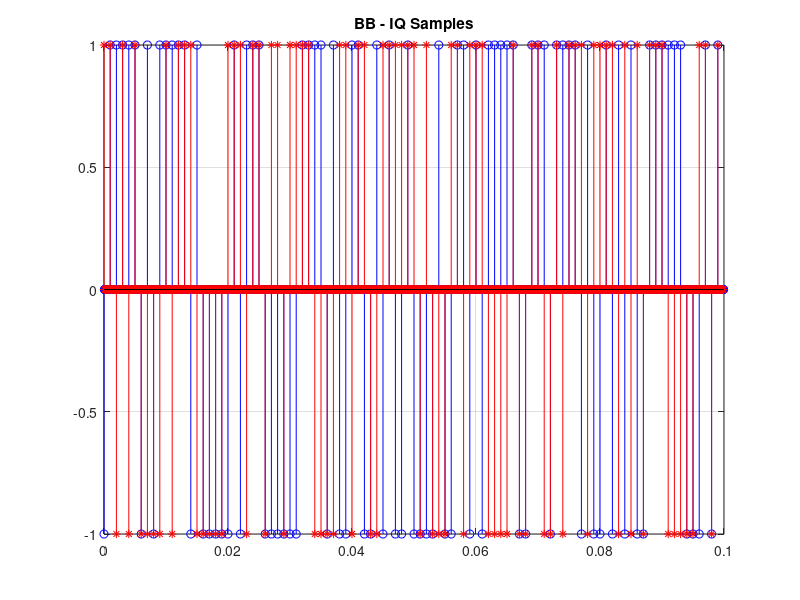

Here is the MATLAB script that generated this plot: (Note: this script raises an error after producing the figure.)
clear
close all
clc

Ts=1e-3;% 1 ms
sps = 16;
T_sample=Ts/sps;          % sps samples in each symbol duration
F_sample=1/T_sample; 

num_symbols = 100;
bits = randi([0, 1],1, num_symbols*2); %Our data to be transmitted, 1's and 0's
bits_I = bits(1:2:end);
bits_Q = bits(2:2:end);

%% BASEBAND PROCESSING
%% In-Phase
x_I = [];
t=(0:sps*num_symbols-1)*T_sample;
for bit=bits_I
    pulse = zeros(1,sps);
    pulse(1) = bit*2-1; %set the first value to either a 1 or -1
    x_I = [x_I, pulse]; %add the 8 samples to the signal
end

figure(1)
stem(t, x_I, 'b-o'); hold on
grid on 

%% Quadrature
x_Q = [];
t=(0:sps*num_symbols-1)*T_sample;
for bit=bits_Q
    pulse = zeros(1,sps);
    pulse(1) = bit*2-1; %set the first value to either a 1 or -1
    x_Q = [x_Q, pulse]; %add the 8 samples to the signal
end

figure(1)
stem(t, x_Q, 'r-*')
title("BB - IQ Samples")
grid on

% Create our root-raised-cosine filter
filtlen = 10;      % Filter length in symbols
beta = 0.25;    % Filter beta factor
h = rcosdesign(beta,filtlen,sps);
num_taps=length(h);
figure(2)
plot(h, '.')
title("RRC Samples")
grid on

%% Pulse Shaping 

% I-channel
x_shaped_I = conv(x_I, h);
% Q-channel
x_shaped_Q = conv(x_Q, h);
t=(0:length(x_shaped_I)-1)*T_sample;

figure(3)
plot(t,x_shaped_I, 'b.-',t,x_shaped_Q, 'r.-'); hold on;grid on
title("Pulse shaped IQ Samples")
legend('I-Chan','Q-Chan')

%% PASSBAND CONVERSION

Fc=5000; % Carrier frequency
x_I_passband=x_shaped_I.*cos(2*pi*Fc*t)*sqrt(2);
x_Q_passband=-x_shaped_Q.*sin(2*pi*Fc*t)*sqrt(2);

%% passband IQ samples
figure(4)
subplot(2,1,1)
plot(t,x_shaped_I, 'r-'); hold on
plot(t,-x_shaped_I, 'r-'); hold on
plot(t,x_I_passband, 'b.-'); hold on
title("IQ Samples in passband")
subplot(2,1,2)
plot(t,x_shaped_Q, 'r-'); hold on
plot(t,-x_shaped_Q, 'r-'); hold on
plot(t,x_Q_passband, 'b.-'); hold on
title("IQ Samples in passband")


%% Power spectrum in baseband
figure(5)
subplot(2,2,1)
[pxx,f] = pspectrum(x_shaped_I, F_sample,'Leakage',1,'TwoSided',true);
plot(f,pxx);grid on
title("Power spectrum in  I-baseband")
subplot(2,2,3)
[pxx,f] = pspectrum(x_shaped_Q, F_sample,'Leakage',1,'TwoSided',true);
plot(f,pxx);grid on
title("Power spectrum in  Q-baseband")

%% Power spectrum in passband
figure(5)
subplot(2,2,2)
[pxx,f] = pspectrum(x_I_passband, F_sample,'Leakage',1,'TwoSided',true);
plot(f,pxx);grid on
title("Power spectrum I in passband")
subplot(2,2,4)
[pxx,f] = pspectrum(x_Q_passband, F_sample,'Leakage',1,'TwoSided',true);
plot(f,pxx);grid on
title("Power spectrum Q in passband")

%% Transmit Signal
x_t_passband=x_I_passband+x_Q_passband;
figure(6)
subplot(2,1,1)
plot(t,x_t_passband, 'b-'); hold on
title('trasmit signal s(t)')
figure (6)
subplot(2,1,2)
[pxx,f] = pspectrum(x_t_passband, F_sample,'Leakage',1,'TwoSided',true);
plot(f,pxx);grid on
title('Spectrum of trasmit signal S(f)')

%% Add AWGN CHANNEL
noise=0.03*randn(size(x_t_passband));
x_noisy=x_t_passband+noise;
figure(6)
subplot(2,1,1)
plot(t,x_noisy, 'r-'); hold on
title('received signal s(t)+n(t)')

%% Receiver processing
% PASSBAND TO BASEBAND

x_I_baseband_down = x_noisy.*cos(2*pi*Fc*t)*sqrt(2);
x_Q_baseband_down = -x_noisy.*sin(2*pi*Fc*t)*sqrt(2);
Rb = 1/Ts;
wc = Rb/2*(1+beta);

%% Low-pass filter design
b = fir1(50,2*pi*wc/F_sample);
y_I_shaped = filter(b,1,x_I_baseband_down);
y_Q_shaped = filter(b,1,x_Q_baseband_down);

figure(7)
subplot(2,1,1)
plot(t,x_shaped_I, 'r-'); hold on;grid on;
plot(t,y_I_shaped, 'b-'); hold on
title('down converted I bb')
figure(7)
subplot(2,1,2)
plot(t,x_shaped_Q, 'r-'); hold on;grid on;
plot(t,y_Q_shaped, 'b-'); hold on
title('down converted Q bb')
%% MATCHED FILTER
y_I_received = conv(y_I_shaped, h);
y_Q_received = conv(y_Q_shaped, h);

%plot matched filter output
figure(8)
subplot(2,1,1)
t=(0:length(y_I_received)-1)*T_sample;
plot(t,y_I_received, 'r.-'); hold on;grid on
title('matched filter I chann output')

subplot(2,1,2)
plot(t,y_Q_received, 'r.-'); hold on;grid on
title('matched filter Q chann output')

% Sample the signal at Ts, consider the delay in filter
figure(8)
subplot(2,1,1)
nn=(0:num_symbols-1)*sps+(num_taps-1)+(length(b)-1)/2+1;
y_I=y_I_received(nn)
stem((nn-1)*T_sample,y_I,'go',"filled");

subplot(2,1,2)
y_Q=y_Q_received(nn)
stem((nn-1)*T_sample,y_Q,'go',"filled");
scatterplot(y_I+1j*y_Q)